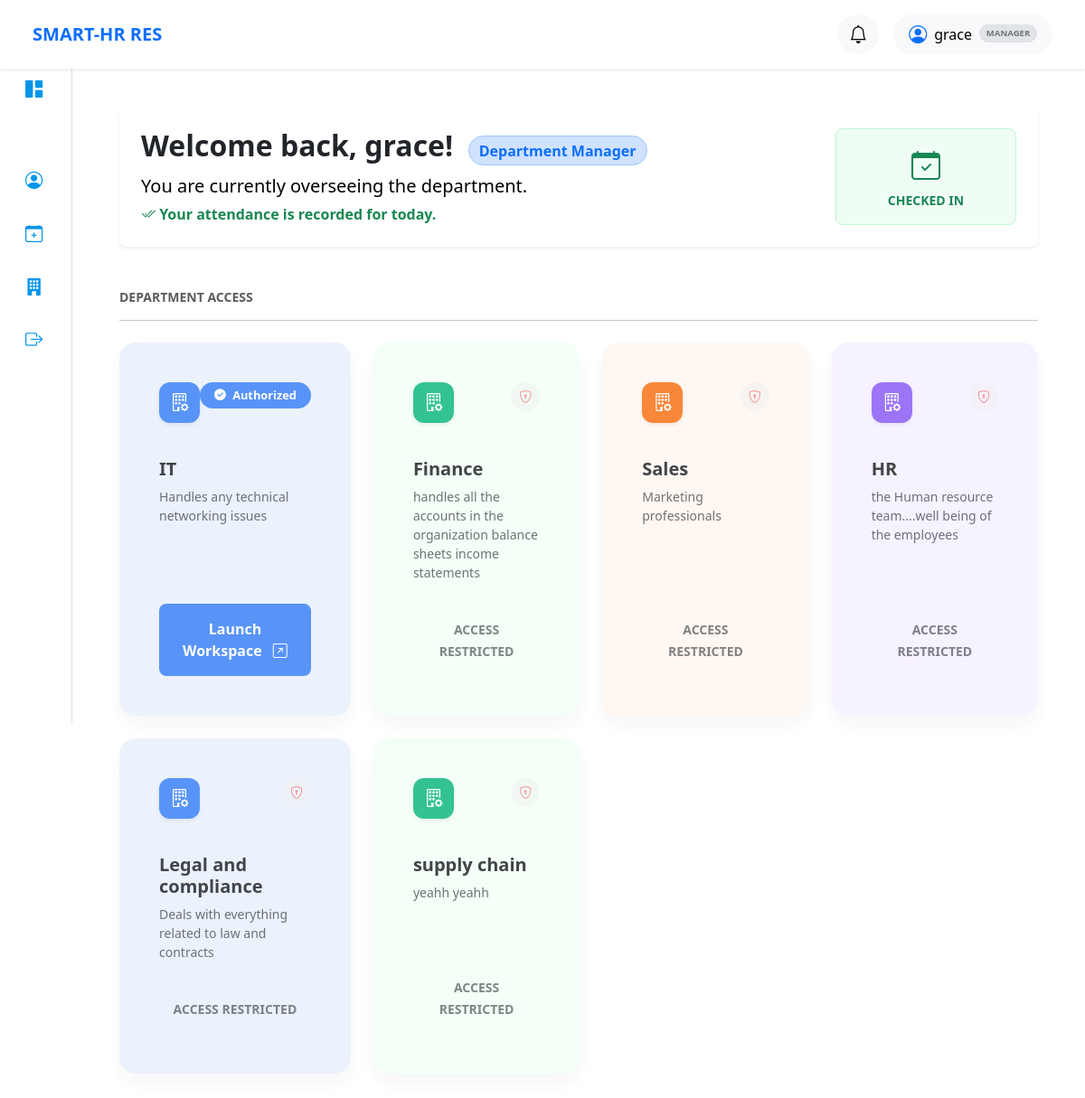
/employee/dashboard/ (signed in), run on the app's committed database.
### core/models.py (models this page shows, shortened)
class CustomUser(AbstractUser):
    ROLE_CHOICES = (
        ('admin', 'HR / Admin'),
        ('manager', 'Department Manager'),
        ('employee', 'Employee'),
    )
    role = models.CharField(
        max_length=10,
        choices=ROLE_CHOICES,
        default='employee'
    )

class Department(models.Model):
    name = models.CharField(max_length=100)
    description = models.TextField(blank=True, null=True)
    code = models.CharField(max_length=10, blank=True, null=True)
    manager = models.ForeignKey(
        CustomUser,
        on_delete=models.SET_NULL,
        null=True,
        blank=True,
        limit_choices_to={'role': 'employee'},
        related_name='managed_departments'
    )
    location = models.CharField(max_length=50, blank=True, null=True)
    is_active = models.BooleanField(default=True)
    created_at = models.DateTimeField(auto_now_add=True)
    updated_at = models.DateTimeField(auto_now=True)

### core/views.py (the view)
# urls.py: path('employee/dashboard/', views.employee_dashboard, name='employee_dashboard'),
@role_required(['employee', 'manager'])
def employee_dashboard(request):
    user = request.user
    today = timezone.now().date()
    try:
        employee_profile = Employee.objects.get(user=user)
        employee_department = employee_profile.department
    except Employee.DoesNotExist:
        employee_profile = None
        employee_department = None
    departments = Department.objects.all()
    unread_notifications = Notification.objects.filter(user=user, read=False)
    already_checked_in = False
    if employee_profile:
        already_checked_in = Attendance.objects.filter(
            employee=user,
            date=today
        ).exists()
    context = {
        'user': user,
        'role': user.role,
        'employee_profile': employee_profile,
        'employee_department': employee_department,
        'departments': departments,
        'unread_notifications': unread_notifications,
        'already_checked_in': already_checked_in,
    }
    return render(request, 'core/employee_dashboard.html', context)

### core/templates/core/employee_dashboard.html (shortened to what this page needs)
{% extends 'base.html' %}
{% block content %}
<div class="employee-dashboard">
<div class="dashboard-wrapper pt-5">
<div class="dashboard-intro mb-5 p-4 rounded-3 shadow-sm bg-white d-flex flex-column flex-md-row justify-content-between align-items-center gap-4">
   <div class="mb-3 mb-md-0">
    <h2 class="fw-bold text-dark mb-2">
        Welcome back, {{ user.username }}!
        {% if user.role == 'manager' %}
            <span class="badge bg-primary-subtle text-primary border border-primary-subtle fs-6 ms-2">
                Department Manager
            </span>
        {% endif %}
    </h2>
    <p class="text-black fs-5 mb-1">
        You are currently
        {% if user.role == 'manager' %}
            overseeing the
        {% else %}
            assigned to the
        {% endif %}
         department.
    </p>
        <p class="text-secondary fs-6 mb-0">
            {% if already_checked_in %}
                <span class="text-success fw-bold"><i class="bi bi-check2-all"></i> Your attendance is recorded for today.</span>
            {% else %}
                Please remember to mark your attendance for today.
            {% endif %}
        </p>
    </div>
    <div class="attendance-action">
        {% if already_checked_in %}
            <div class="p-3 rounded-3 text-center" style="background: #f0fdf4; border: 1px solid #bbf7d0; min-width: 200px;">
                <i class="bi bi-calendar-check fs-2 text-success"></i>
                <div class="text-success fw-bold small text-uppercase mt-1">Checked In</div>
            </div>
        {% endif %}
    </div>
</div>
    <div class="section-header mb-4">
        <h5 class="text-uppercase fw-bold text-muted small">
            Department Access
        </h5>
        <hr class="opacity-25">
    </div>
    <div class="departments-grid">
        {% for dept in departments %}
        {% cycle 'blue' 'green' 'orange' 'purple' as color silent %}
        <div class="dept-card card-{{ color }} {% if dept == user_department %}active-dept shadow-sm{% else %}locked-dept{% endif %}">
            <div class="card-body p-4 d-flex flex-column">
                <div class="d-flex justify-content-between align-items-start mb-4">
                    <div class="icon-box box-{{ color }} shadow-sm">
                        <i class="bi bi-building-gear"></i>
                    </div>
                    {% if dept == employee_department %}
                        <span class="badge status-badge badge-{{ color }} px-3 py-2">
                            <i class="bi bi-check-circle-fill me-1"></i>
                            Authorized
                        </span>
                    {% else %}
                        <div class="lock-circle opacity-50">
                            <i class="bi bi-shield-lock"></i>
                        </div>
                    {% endif %}
                </div>
                <h4 class="dept-title fw-bold mb-2">
                    {{ dept.name }}
                </h4>
                <p class="dept-desc text-muted mb-4">
                    {{ dept.description|truncatewords:15 }}
                </p>
                <div class="mt-auto">
                    {% if dept == employee_department %}
                        <a href="{% url 'department_detail' dept.id %}"
                           class="btn btn-{{ color }} w-100 py-3 fw-bold rounded-3">
                           Launch Workspace
                           <i class="bi bi-arrow-up-right-square ms-2"></i>
                        </a>
                    {% else %}
                        <button class="btn btn-lock w-100 py-3 rounded-3" disabled>
                            <small class="fw-semibold text-uppercase">
                                Access Restricted
                            </small>
                        </button>
                    {% endif %}
                </div>
            </div>
        </div>
        {% endfor %}
</div>
    </div>
</div>
{% endblock %}

### templates/navbar/admin_employee.html (shortened to what this page needs)
{% load static %}
<nav class="navbar navbar-expand-lg navbar-light bg-white shadow-sm px-4 py-3 fixed-top">
    <div class="container-fluid">
        <div class="d-flex align-items-center">
            <span class="navbar-brand fw-bold text-primary me-4">SMART-HR RES</span>
        </div>
        <div class="d-flex align-items-center gap-3 ms-auto">
            <div class="dropdown">
                <button class="btn btn-light rounded-circle position-relative" data-bs-toggle="dropdown">
                    <i class="bi bi-bell fs-5"></i>
                </button>
            </div>
            <div class="dropdown">
                <button class="btn btn-light rounded-pill px-3 d-flex align-items-center" data-bs-toggle="dropdown">
                    <i class="bi bi-person-circle me-2 fs-5 text-primary"></i>
                    <span class="fw-medium">{{ user.first_name }}</span>
                    <span class="badge bg-secondary-subtle text-secondary ms-2 text-uppercase small border" style="font-size: 0.6rem;">
                        {{ user.role }}
                    </span>
                </button>
            </div>
        </div>
    </div>
</nav>

### static/css/custom.css (style rules this page uses)
.dashboard-wrapper { margin-left: 40px; padding: 20px; transition: margin-left 0.3s ease, width 0.3s ease; }
.departments-grid { display: grid; grid-template-columns: 1fr 1fr 1fr 1fr; gap: 25px; }
.dept-card { border-radius: 18px; border: none; padding: 20px; box-shadow: 0 10px 25px rgba(0,0,0,0.05); transition: all 0.3s ease; display: flex; flex-direction: column; }
.employee-dashboard .icon-box { width: 45px; height: 45px; border-radius: 12px; display: flex; align-items: center; justify-content: center; font-size: 20px; color: white; }
.lock-circle { width: 32px; height: 32px; border-radius: 50%; background: #eee; display: flex; align-items: center; justify-content: center; font-size: 14px; color: #ee0d0d; }
.dept-title { font-weight: 700; font-size: 20px; margin-top: 15px; }
.dept-desc { color: #777; font-size: 14px; }
.locked-dept { opacity: 0.85; }
.btn-lock { background: #e9ecef; border: none; color: #070606; font-weight: 600; }
.btn-blue { background: #3b82f6; border: none; color: white; }
.card-blue { background: #e8f0fc !important; }
.card-green { background: #f1fff6 !important; }
.card-orange { background: #fff6f0 !important; }
.card-purple { background: #f6f0ff !important; }
.box-blue { background: #3b82f6; }
.box-green { background: #10b981; }
.box-orange { background: #f97316; }
.box-purple { background: #8b5cf6; }
.badge-blue { background: #3b82f6; }
.badge { font-size: 0.75rem; padding: 6px 10px; border-radius: 50px; }
h2 { color: #343a40; }
.badge { font-size: 0.8rem; padding: 0.45em 0.7em; }

### data on the page
CustomUser: first_name "grace", role "MANAGER", username "grace"
Department: name "IT", description "Handles any technical networking issues"
Department: name "Finance", description "handles all the accounts in the organization balance sheets income statements", shows "ACCESS RESTRICTED"
Department: name "Sales", description "Marketing professionals", shows "ACCESS RESTRICTED"
Department: name "HR", description "the Human resource team....well being of the employees", shows "ACCESS RESTRICTED"
Department: name "Legal and compliance", description "Deals with everything related to law and contracts", shows "ACCESS RESTRICTED"
Department: name "supply chain", description "yeahh yeahh", shows "ACCESS RESTRICTED"
